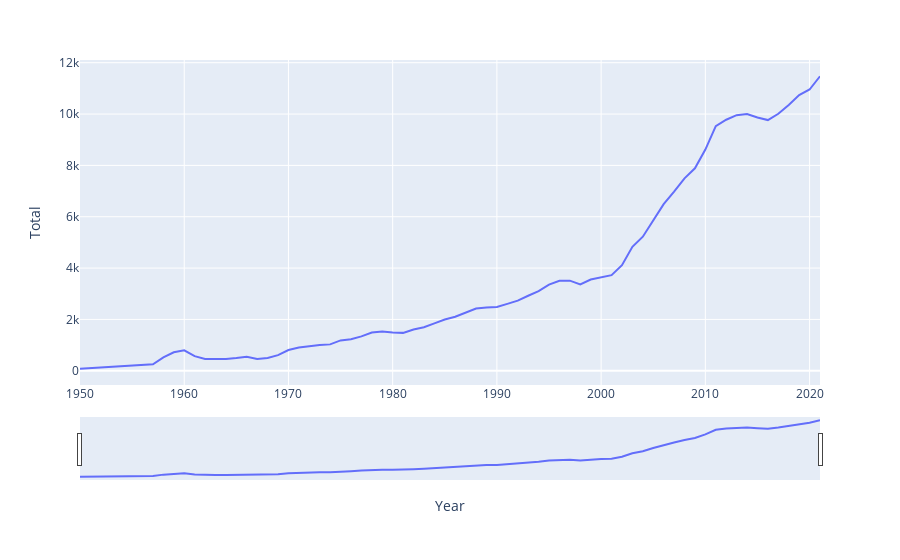

Notebook source saved alongside this figure:
### Code cell
#  plot to see total emission versus year for 'Germany'
fig_ger = px.line(df, x=df.index, y="Total")
fig_ger.update_xaxes(rangeslider_visible=True)
fig_ger.show()

### Figure 1 — Plotly figure (JSON) as saved in the notebook; plotly's stock layout.template omitted (floating-point values rounded to 4 significant figures)
{"data": [{"hovertemplate": "Year=%{x}<br>Total=%{y}<extra></extra>", "legendgroup": "", "line": {"color": "#636efa", "dash": "solid"}, "marker": {"symbol": "circle"}, "mode": "lines", "name": "", "orientation": "v", "showlegend": false, "type": "scatter", "x": [1950, 1951, 1952, 1953, 1954, 1955, 1956, 1957, 1958, 1959, 1960, 1961, 1962, 1963, 1964, 1965, 1966, 1967, 1968, 1969, 1970, 1971, 1972, 1973, 1974, 1975, 1976, 1977, 1978, 1979, 1980, 1981, 1982, 1983, 1984, 1985, 1986, 1987, 1988, 1989, 1990, 1991, 1992, 1993, 1994, 1995, 1996, 1997, 1998, 1999, 2000, 2001, 2002, 2003, 2004, 2005, 2006, 2007, 2008, 2009, 2010, 2011, 2012, 2013, 2014, 2015, 2016, 2017, 2018, 2019, 2020, 2021], "xaxis": "x", "y": [78.84, 102.1, 128.0, 133.8, 160.9, 190.5, 215.8, 255.8, 524.6, 720.2, 798.8, 570.6, 459.6, 456.8, 460.6, 500.3, 549.5, 460.2, 495.5, 607.7, 808.0, 909.2, 968.6, 1008.0, 1028.0, 1183.0, 1226.0, 1341.0, 1493.0, 1526.0, 1494.0, 1476.0, 1607.0, 1694.0, 1845.0, 1998.0, 2104.0, 2258.0, 2426.0, 2464.0, 2485.0, 2606.0, 2731.0, 2922.0, 3100.0, 3358.0, 3503.0, 3510.0, 3360.0, 3553.0, 3644.0, 3724.0, 4112.0, 4827.0, 5224.0, 5877.0, 6489.0, 6979.0, 7497.0, 7887.0, 8617.0, 9529.0, 9779.0, 9956.0, 9999.0, 9867.0, 9765.0, 10010.0, 10350.0, 10740.0, 10960.0, 11470.0], "yaxis": "y"}], "layout": {"legend": {"tracegroupgap": 0}, "margin": {"t": 60}, "xaxis": {"anchor": "y", "domain": [0, 1], "rangeslider": {"visible": true}, "title": {"text": "Year"}}, "yaxis": {"anchor": "x", "domain": [0, 1], "title": {"text": "Total"}}}}
